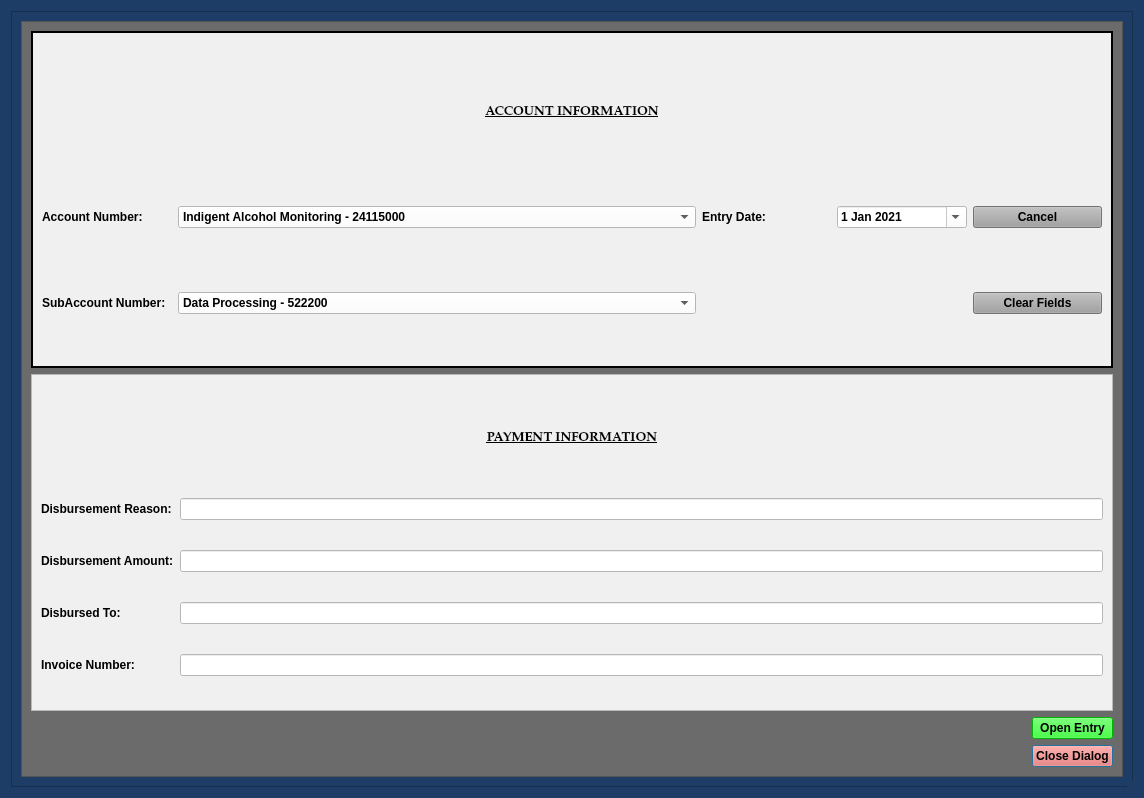
<?xml version="1.0" encoding="UTF-8"?>
<ui version="4.0">
 <class>AdminFiscalDialog</class>
 <widget class="QDialog" name="AdminFiscalDialog">
  <property name="windowModality">
   <enum>Qt::NonModal</enum>
  </property>
  <property name="geometry">
   <rect>
    <x>0</x>
    <y>0</y>
    <width>1144</width>
    <height>798</height>
   </rect>
  </property>
  <property name="sizePolicy">
   <sizepolicy hsizetype="Preferred" vsizetype="Preferred">
    <horstretch>0</horstretch>
    <verstretch>0</verstretch>
   </sizepolicy>
  </property>
  <property name="minimumSize">
   <size>
    <width>0</width>
    <height>0</height>
   </size>
  </property>
  <property name="maximumSize">
   <size>
    <width>2500</width>
    <height>3500</height>
   </size>
  </property>
  <property name="palette">
   <palette>
    <active>
     <colorrole role="Button">
      <brush brushstyle="SolidPattern">
       <color alpha="255">
        <red>29</red>
        <green>61</green>
        <blue>102</blue>
       </color>
      </brush>
     </colorrole>
     <colorrole role="Base">
      <brush brushstyle="SolidPattern">
       <color alpha="255">
        <red>29</red>
        <green>61</green>
        <blue>102</blue>
       </color>
      </brush>
     </colorrole>
     <colorrole role="Window">
      <brush brushstyle="SolidPattern">
       <color alpha="255">
        <red>29</red>
        <green>61</green>
        <blue>102</blue>
       </color>
      </brush>
     </colorrole>
    </active>
    <inactive>
     <colorrole role="Button">
      <brush brushstyle="SolidPattern">
       <color alpha="255">
        <red>29</red>
        <green>61</green>
        <blue>102</blue>
       </color>
      </brush>
     </colorrole>
     <colorrole role="Base">
      <brush brushstyle="SolidPattern">
       <color alpha="255">
        <red>29</red>
        <green>61</green>
        <blue>102</blue>
       </color>
      </brush>
     </colorrole>
     <colorrole role="Window">
      <brush brushstyle="SolidPattern">
       <color alpha="255">
        <red>29</red>
        <green>61</green>
        <blue>102</blue>
       </color>
      </brush>
     </colorrole>
    </inactive>
    <disabled>
     <colorrole role="Button">
      <brush brushstyle="SolidPattern">
       <color alpha="255">
        <red>29</red>
        <green>61</green>
        <blue>102</blue>
       </color>
      </brush>
     </colorrole>
     <colorrole role="Base">
      <brush brushstyle="SolidPattern">
       <color alpha="255">
        <red>29</red>
        <green>61</green>
        <blue>102</blue>
       </color>
      </brush>
     </colorrole>
     <colorrole role="Window">
      <brush brushstyle="SolidPattern">
       <color alpha="255">
        <red>29</red>
        <green>61</green>
        <blue>102</blue>
       </color>
      </brush>
     </colorrole>
    </disabled>
   </palette>
  </property>
  <property name="font">
   <font>
    <family>Palatino Linotype</family>
    <pointsize>10</pointsize>
    <weight>75</weight>
    <italic>false</italic>
    <bold>true</bold>
   </font>
  </property>
  <property name="windowTitle">
   <string>Admin Fiscal Information</string>
  </property>
  <property name="toolTip">
   <string/>
  </property>
  <property name="styleSheet">
   <string notr="true">background-color: rgb(29, 61, 102);
font: 75 10pt &quot;Palatino Linotype&quot;;
font-weight: bold;</string>
  </property>
  <property name="sizeGripEnabled">
   <bool>true</bool>
  </property>
  <property name="modal">
   <bool>true</bool>
  </property>
  <layout class="QGridLayout" name="gridLayout_6">
   <item row="0" column="0">
    <widget class="QFrame" name="frame_4">
     <property name="styleSheet">
      <string notr="true">background-color: rgb(29, 61, 102);</string>
     </property>
     <property name="frameShape">
      <enum>QFrame::StyledPanel</enum>
     </property>
     <property name="frameShadow">
      <enum>QFrame::Raised</enum>
     </property>
     <layout class="QGridLayout" name="gridLayout_4">
      <item row="0" column="0">
       <widget class="QScrollArea" name="scrollArea">
        <property name="focusPolicy">
         <enum>Qt::NoFocus</enum>
        </property>
        <property name="styleSheet">
         <string notr="true">background-color: rgb(107, 107, 107);</string>
        </property>
        <property name="widgetResizable">
         <bool>true</bool>
        </property>
        <widget class="QWidget" name="scrollAreaWidgetContents">
         <property name="geometry">
          <rect>
           <x>0</x>
           <y>0</y>
           <width>1104</width>
           <height>758</height>
          </rect>
         </property>
         <layout class="QGridLayout" name="gridLayout_2" columnstretch="1,0">
          <item row="3" column="1">
           <widget class="QPushButton" name="close_dialog_Button">
            <property name="styleSheet">
             <string notr="true">background-color: rgb(255, 96, 82);
font: 75 11pt &quot;Palatino Linotype&quot;;
font-weight: bold;</string>
            </property>
            <property name="text">
             <string>Close Dialog</string>
            </property>
           </widget>
          </item>
          <item row="0" column="0" colspan="2">
           <widget class="QFrame" name="case_name_Frame">
            <property name="sizePolicy">
             <sizepolicy hsizetype="Preferred" vsizetype="Preferred">
              <horstretch>0</horstretch>
              <verstretch>0</verstretch>
             </sizepolicy>
            </property>
            <property name="styleSheet">
             <string notr="true">background-color: rgb(240, 240, 240);</string>
            </property>
            <property name="frameShape">
             <enum>QFrame::Box</enum>
            </property>
            <property name="frameShadow">
             <enum>QFrame::Plain</enum>
            </property>
            <property name="lineWidth">
             <number>2</number>
            </property>
            <layout class="QGridLayout" name="gridLayout" columnstretch="1,4,1,1,1">
             <property name="verticalSpacing">
              <number>24</number>
             </property>
             <item row="2" column="4">
              <widget class="QPushButton" name="clear_fields_case_Button">
               <property name="focusPolicy">
                <enum>Qt::NoFocus</enum>
               </property>
               <property name="styleSheet">
                <string notr="true">background-color: rgb(160, 160, 160);</string>
               </property>
               <property name="text">
                <string>Clear Fields</string>
               </property>
              </widget>
             </item>
             <item row="1" column="2">
              <widget class="QLabel" name="label_26">
               <property name="text">
                <string>Entry Date:</string>
               </property>
              </widget>
             </item>
             <item row="1" column="0">
              <widget class="QLabel" name="label_3">
               <property name="text">
                <string>Account Number:</string>
               </property>
              </widget>
             </item>
             <item row="1" column="3">
              <widget class="NoScrollDateEdit" name="plea_trial_date">
               <property name="focusPolicy">
                <enum>Qt::NoFocus</enum>
               </property>
               <property name="styleSheet">
                <string notr="true">color: rgb(0, 0, 0);
background-color: rgb(255, 255, 255);</string>
               </property>
               <property name="minimumDate">
                <date>
                 <year>2021</year>
                 <month>1</month>
                 <day>1</day>
                </date>
               </property>
               <property name="calendarPopup">
                <bool>true</bool>
               </property>
               <property name="date">
                <date>
                 <year>2021</year>
                 <month>1</month>
                 <day>1</day>
                </date>
               </property>
              </widget>
             </item>
             <item row="1" column="4">
              <widget class="QPushButton" name="cancel_Button">
               <property name="focusPolicy">
                <enum>Qt::NoFocus</enum>
               </property>
               <property name="styleSheet">
                <string notr="true">background-color: rgb(160, 160, 160);</string>
               </property>
               <property name="text">
                <string>Cancel</string>
               </property>
              </widget>
             </item>
             <item row="0" column="0" colspan="5">
              <widget class="QLabel" name="label_6">
               <property name="maximumSize">
                <size>
                 <width>16777215</width>
                 <height>60</height>
                </size>
               </property>
               <property name="font">
                <font>
                 <family>Palatino Linotype</family>
                 <pointsize>10</pointsize>
                 <weight>75</weight>
                 <italic>false</italic>
                 <bold>true</bold>
                 <underline>true</underline>
                </font>
               </property>
               <property name="text">
                <string>ACCOUNT INFORMATION</string>
               </property>
               <property name="alignment">
                <set>Qt::AlignCenter</set>
               </property>
              </widget>
             </item>
             <item row="2" column="0">
              <widget class="QLabel" name="label">
               <property name="text">
                <string>SubAccount Number:</string>
               </property>
              </widget>
             </item>
             <item row="1" column="1">
              <widget class="QComboBox" name="account_number_box">
               <property name="styleSheet">
                <string notr="true">background-color: rgb(255, 255, 255);</string>
               </property>
               <item>
                <property name="text">
                 <string>Indigent Alcohol Monitoring - 24115000</string>
                </property>
               </item>
               <item>
                <property name="text">
                 <string>Indigent Alcohol Treatment - 25115000</string>
                </property>
               </item>
               <item>
                <property name="text">
                 <string>Computer Legal Research - 25615000</string>
                </property>
               </item>
               <item>
                <property name="text">
                 <string>Special Projects - 25715000</string>
                </property>
               </item>
               <item>
                <property name="text">
                 <string>Probation - 25915000</string>
                </property>
               </item>
              </widget>
             </item>
             <item row="2" column="1">
              <widget class="QComboBox" name="subaccount_number_box">
               <property name="styleSheet">
                <string notr="true">background-color: rgb(255, 255, 255);</string>
               </property>
               <item>
                <property name="text">
                 <string>Data Processing - 522200</string>
                </property>
               </item>
               <item>
                <property name="text">
                 <string>Professional Services - 523100</string>
                </property>
               </item>
               <item>
                <property name="text">
                 <string>IDAM - 523160</string>
                </property>
               </item>
               <item>
                <property name="text">
                 <string>Operating Supplies - 533000</string>
                </property>
               </item>
               <item>
                <property name="text">
                 <string>Capital Outlay - 550300</string>
                </property>
               </item>
              </widget>
             </item>
            </layout>
           </widget>
          </item>
          <item row="2" column="1">
           <widget class="QPushButton" name="create_entry_Button">
            <property name="styleSheet">
             <string notr="true">background-color: rgb(0, 255, 0);
font: 75 11pt &quot;Palatino Linotype&quot;;
font-weight: bold;</string>
            </property>
            <property name="text">
             <string>Open Entry</string>
            </property>
            <property name="autoDefault">
             <bool>false</bool>
            </property>
           </widget>
          </item>
          <item row="1" column="0" colspan="2">
           <widget class="QFrame" name="frame">
            <property name="styleSheet">
             <string notr="true">background-color: rgb(240, 240, 240);</string>
            </property>
            <property name="frameShape">
             <enum>QFrame::StyledPanel</enum>
            </property>
            <property name="frameShadow">
             <enum>QFrame::Raised</enum>
            </property>
            <layout class="QGridLayout" name="gridLayout_3">
             <item row="2" column="0">
              <widget class="QLabel" name="label_4">
               <property name="text">
                <string>Disbursement Amount:</string>
               </property>
              </widget>
             </item>
             <item row="3" column="0">
              <widget class="QLabel" name="label_5">
               <property name="text">
                <string>Disbursed To:</string>
               </property>
              </widget>
             </item>
             <item row="2" column="1">
              <widget class="QLineEdit" name="disbursement_amount_lineEdit">
               <property name="styleSheet">
                <string notr="true">background-color: rgb(255, 255, 255);</string>
               </property>
              </widget>
             </item>
             <item row="3" column="1">
              <widget class="QLineEdit" name="disbursement_vendor_lineEdit">
               <property name="styleSheet">
                <string notr="true">background-color: rgb(255, 255, 255);</string>
               </property>
              </widget>
             </item>
             <item row="1" column="1">
              <widget class="QLineEdit" name="disbursement_reason_lineEdit">
               <property name="styleSheet">
                <string notr="true">background-color: rgb(255, 255, 255);</string>
               </property>
              </widget>
             </item>
             <item row="0" column="0" colspan="2">
              <widget class="QLabel" name="label_7">
               <property name="maximumSize">
                <size>
                 <width>16777215</width>
                 <height>60</height>
                </size>
               </property>
               <property name="font">
                <font>
                 <family>Palatino Linotype</family>
                 <pointsize>10</pointsize>
                 <weight>75</weight>
                 <italic>false</italic>
                 <bold>true</bold>
                 <underline>true</underline>
                </font>
               </property>
               <property name="text">
                <string>PAYMENT INFORMATION</string>
               </property>
               <property name="alignment">
                <set>Qt::AlignCenter</set>
               </property>
              </widget>
             </item>
             <item row="1" column="0">
              <widget class="QLabel" name="label_2">
               <property name="text">
                <string>Disbursement Reason:</string>
               </property>
              </widget>
             </item>
             <item row="4" column="1">
              <widget class="QLineEdit" name="invoice_number_lineEdit">
               <property name="styleSheet">
                <string notr="true">background-color: rgb(255, 255, 255);</string>
               </property>
              </widget>
             </item>
             <item row="4" column="0">
              <widget class="QLabel" name="label_8">
               <property name="text">
                <string>Invoice Number:</string>
               </property>
              </widget>
             </item>
            </layout>
           </widget>
          </item>
         </layout>
        </widget>
       </widget>
      </item>
     </layout>
    </widget>
   </item>
  </layout>
 </widget>
 <customwidgets>
  <customwidget>
   <class>NoScrollDateEdit</class>
   <extends>QDateEdit</extends>
   <header>munientry.widgets.custom_widgets</header>
  </customwidget>
 </customwidgets>
 <tabstops>
  <tabstop>account_number_box</tabstop>
  <tabstop>subaccount_number_box</tabstop>
  <tabstop>disbursement_reason_lineEdit</tabstop>
  <tabstop>disbursement_amount_lineEdit</tabstop>
  <tabstop>disbursement_vendor_lineEdit</tabstop>
  <tabstop>invoice_number_lineEdit</tabstop>
  <tabstop>create_entry_Button</tabstop>
  <tabstop>close_dialog_Button</tabstop>
 </tabstops>
 <resources/>
 <connections/>
 <slots>
  <slot>create_entry()</slot>
  <slot>continue_dialog()</slot>
  <slot>close_window()</slot>
  <slot>set_dialog()</slot>
  <slot>update_case_information()</slot>
  <slot>ovi_dialog()</slot>
  <slot>sentencing_dialog()</slot>
  <slot>proceed_to_sentencing()</slot>
  <slot>proceed_to_ovi()</slot>
  <slot>add_charge()</slot>
  <slot>set_statute()</slot>
  <slot>set_pay_date()</slot>
  <slot>amend_offense()</slot>
  <slot>set_offense()</slot>
  <slot>add_charge_to_view()</slot>
  <slot>delete_charge()</slot>
  <slot>delete_charge_from_view()</slot>
  <slot>close_event()</slot>
  <slot>set_fra_in_file()</slot>
  <slot>set_fra_in_court()</slot>
  <slot>start_add_conditions_dialog()</slot>
  <slot>start_amend_offense_dialog()</slot>
 </slots>
</ui>
